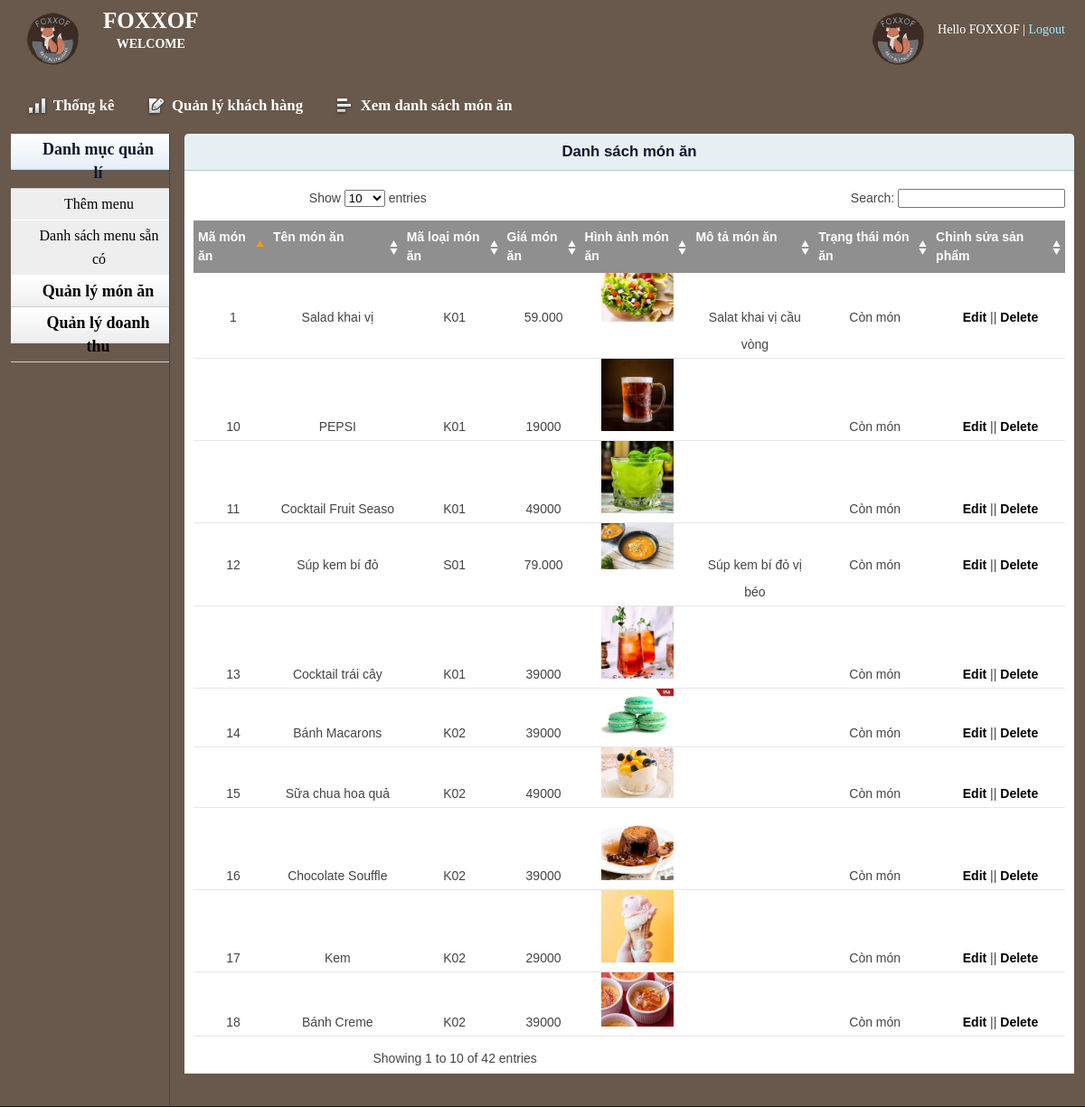
Page /admin/productlist.php (signed in) on the committed database.
### tables this page shows
CREATE TABLE `thucan` (
  `TA_MA` varchar(10) NOT NULL,
  `LTA_MA` varchar(10) NOT NULL,
  `TA_TEN` char(20) DEFAULT NULL,
  `TA_HINHANH` varchar(100) NOT NULL,
  `TA_MOTA` text DEFAULT NULL,
  `TA_TINHTRANG` int(11) NOT NULL
);

CREATE TABLE `chitietthucan` (
  `TA_MA` varchar(10) NOT NULL,
  `CTTA_DONGIA` char(10) DEFAULT NULL
);

### lib/session.php (called while the page is built, shortened)
<?php
class Session{
 public static function get($key){
    if (isset($_SESSION[$key])) {
     return $_SESSION[$key];
    } else {
     return false;
    }
 }
}
?>

### lib/database.php (called while the page is built, shortened)
<?php
Class Database{
   public $host   = DB_HOST;
   public $user   = DB_USER;
   public $pass   = DB_PASS;
   public $dbname = DB_NAME;
   public $link;
private function connectDB(){
   $this->link = new mysqli($this->host, $this->user, $this->pass,
    $this->dbname);
 }
public function select($query){
  $result = $this->link->query($query) or
   die($this->link->error.__LINE__);
  if($result->num_rows > 0){
    return $result;
  } else {
    return false;
  }
 }
}
?>

### classes/product.php (called while the page is built, shortened)
<?php
$filepath = realpath(dirname(__FILE__));
@include_once($filepath.'/../lib/database.php');
?>
<?php
class product
{
    private $db;
    public function __construct(){
        $this -> db = new Database();
    }
    public function show_product (){
        $query = "SELECT thucan.*, chitietthucan.*
        from thucan
        JOIN chitietthucan ON thucan.TA_MA = chitietthucan.TA_MA
        ";
        $result = $this->db->select($query);
        return $result;
    }
}
?>

### admin/productlist.php (the view, shortened to what this page needs)
<?php include 'inc/header.php';?>
<?php include 'inc/sidebar.php';?>
<?php
    @include('../classes/product.php');
?>
<?php
	$pd = new product();
?>
<div class="grid_10">
    <div class="box round first grid">
        <h2>Danh sách món ăn</h2>
        <div class="block">
            <table class="data display datatable" id="example">
			<thead>
				<tr>
					<th>Mã món ăn</th>
					<th>Tên món ăn</th>
					<th>Mã loại món ăn</th>
					<th>Giá món ăn</th>
					<th>Hình ảnh món ăn</th>
					<th>Mô tả món ăn</th>
					<th>Trạng thái món ăn</th>
					<th>Chỉnh sửa sản phẩm</th>
				</tr>
			</thead>
			<tbody>
			<?php
				$pdlist = $pd -> show_product();
				if($pdlist){
					$i = 0;
					while($result = $pdlist ->fetch_assoc()){
						$i++;
			?>
				<tr class="odd gradeX">
					<td><?php echo $i?></td>
					<td><?php echo $result['TA_TEN']?></td>
					<td><?php echo $result['LTA_MA']?></td>
					<td><?php echo $result['CTTA_DONGIA']?></td>
					<td><img src="../images/<?php echo $result['TA_HINHANH']?>" width="80px"></td>
					<td><?php echo $result['TA_MOTA']?></td>
					<td>
						<?php
						if($result['TA_TINHTRANG'] == 0){
							echo 'Còn món';
						}else{
							echo 'Hết món';
						}
					?></td>
					<td><a href="productedit.php?productid=<?php echo $result['TA_MA'] ?>">Edit</a> ||
					<a onclick =  "return confirm ('Bạn có chắc muốn xóa không???')" href="?productid=<?php echo $result['TA_MA'] ?>">Delete</a></td>
				</tr>
			<?php
				}
			}
			?>
			</tbody>
		</table>
       </div>
    </div>
</div>
<?php include 'inc/footer.php';?>

### admin/inc/header.php (shortened to what this page needs)
<?php
@include('../lib/session.php');
?>
<!DOCTYPE html>
<html>
<head>
    <link rel="stylesheet" type="text/css" href="css/reset.css" media="screen" />
    <link rel="stylesheet" type="text/css" href="css/text.css" media="screen" />
    <link rel="stylesheet" type="text/css" href="css/grid.css" media="screen" />
    <link rel="stylesheet" type="text/css" href="css/layout.css" media="screen" />
    <link rel="stylesheet" type="text/css" href="css/nav.css" media="screen" />
    <link href="css/table/demo_page.css" rel="stylesheet" type="text/css" />
</head>
<body>
    <div class="container_12">
        <div class="grid_12 header-repeat">
            <div id="branding">
                <div class="floatleft logo">
                    <img src="../images/foxxof.png" alt="Logo" />
				</div>
				<div class="floatleft middle">
					<h1>FOXXOF</h1>
					<p>WELCOME </p>
				</div>
                <div class="floatright">
                    <div class="floatleft">
                        <img src="../images/foxxof.png" style="width: 70px; margin-top:-15px"  alt="Profile Pic" /></div>
                    <div class="floatleft marginleft10">
                        <ul class="inline-ul floatleft">
                            <li>Hello <?php echo session::get('AD_ten')?></li>
                            <li><a href="?action=logout">Logout</a></li>
                        </ul>
                    </div>
                </div>
            </div>
        </div>
        <div class="grid_12">
            <ul class="nav main">
                <li class="ic-dashboard"><a href="index.php"><span>Thống kê</span></a> </li>
                <li class="ic-form-style"><a href="customers.php"><span>Quản lý khách hàng</span></a></li>
				<li class="ic-grid-tables"><a href="productlist.php"><span>Xem danh sách món ăn </span></a></li>
            </ul>
        </div>

### admin/inc/sidebar.php (shortened to what this page needs)
<div class="grid_2">
    <div class="box sidemenu">
        <div class="block" id="section-menu">
            <ul class="section menu">
                <li><a class="menuitem">Danh mục quản lí</a>
                    <ul class="submenu">
                        <li><a href="addmenu.php">Thêm menu</a> </li>
                        <li><a href="menulist.php">Danh sách menu sẵn có</a> </li>
                    </ul>
                </li>
                <li><a class="menuitem">Quản lý món ăn</a>
                </li>
                <li><a class="menuitem">Quản lý doanh thu</a>
                </li>
            </ul>
        </div>
    </div>
</div>

### admin/inc/footer.php (shortened to what this page needs)
    </div>
</body>
</html>

### admin/css/text.css (style rules this page uses)
body { font: 13px/1.5 Tahoma, Helvetica, Arial, 'Liberation Sans', FreeSans, sans-serif; }
h1 { font-size: 25px; }
h2 { font-size: 23px; }
ul { list-style: square; }
li { margin-left: 30px; }
p, dl, hr, h1, h2, h3, h4, h5, h6, ol, ul, pre, table, address, fieldset { margin-bottom: 20px; }

### admin/css/grid.css (style rules this page uses)
.container_12, .container_16 { min-height: 620px; width: 100%; }
.grid_1, .grid_2, .grid_3, .grid_4, .grid_5, .grid_6, .grid_7, .grid_8, .grid_9, .grid_10, .grid_11, .grid_12, .grid_13, .grid_14, .grid_15, .grid_16 { display: inline; float: left; margin-left: 1%; margin-right: 1%; }
.container_12 .grid_12, .container_16 .grid_16 { width: 98%; }
.container_12 .grid_2 { width: 14.666%; }
.container_12 .grid_10 { width: 81.333%; }

### admin/css/layout.css (style rules this page uses)
body { background: #fff none repeat scroll 0 0; color: #444; font-size: 14px; padding: 0; }
.floatleft { float:left; }
.logo img { margin-top: -15px; width: 70px; }
.middle { margin-left: 22px; margin-top: -14px; }
.middle h1 { color:#fff;margin:0 }
.middle p { color: #fff; margin: 0; font-weight: bold; }
.floatright { float:right; }
.inline-ul li { display:inline; color:#fff; }
.marginleft10 { margin-left:10px; }
a { color: #000; font-weight:bold; text-decoration: none; }
.container_12, .container_16 { background:#69594C; }
h1, h2, h3, h4, h5, h6 { line-height:1.2em; text-align: center; margin-bottom:.3em; }
h2 { margin-top:1em; }
#branding { font-family: initial; background-color: #69594C; color: #69594C; margin-bottom: 0; padding: 22px 10px 3px; text-align: center; }
.header-repeat { background:url(../img/header-repeat.jpg) repeat-x; }
#branding a { color:#A1EAFF; font-weight:normal; }
#branding a:before { content:" | "; color:#fff; }
#branding ul, #branding ul li { margin:0px; padding:0px; }
#branding li { padding:0px 0px 0px 0px !important; }
.box { background:#fff; margin-bottom:20px; padding:10px 10px 10px 10px; margin-left:-8px; }
.box.grid { padding-bottom:40px; }
.box.round { -moz-border-radius: 5px 5px 0px 0px; -webkit-border-radius: 5px 5px 0px 0px; border-radius: 5px 5px 0px 0px; }
.box h2 { font-size:1.2em; font-weight:bold; color:#0F172B; background:#E6F0F3; margin:-10px -10px 0 -10px; padding:10px 12px; border-bottom:1px solid #B3CBD6; -moz-border-radius: 5px 5px 0px 0px; -webkit-border-radius: 5px 5px 0px 0px; border-radius: 5px 5px 0px 0px; }
.box.first { min-height: 406px; }
.block { padding-top:20px; }
.box.sidemenu { background-color: #69594C;border-right: 1px solid;padding:0px;margin:0px;cursor:pointer;font-family: initial;font-size: large; }
.box.sidemenu .block { padding-top:0px; margin-top:0px; }
p { margin-bottom:1em; }
ul, ol { padding-top:0; }
ul.menu { list-style:none; border-top:1px solid #bbb; }
ul.menu li { margin:0; }
ul.menu li a { display:block; padding:4px 10px; border-bottom:1px solid #ccc; }
ul.menu ul { list-style:none; margin:0; }
ul.menu ul li a { padding-left:30px; }
ul.section { border-top:0; margin-bottom:0; }
ul.section li a { background:url(../img/sidemenu-repeat.jpg) repeat-x; line-height:26px; padding-left:28px; }
ul.section li li a { background:#ddd; border-bottom:1px solid #eee; }
ul.section ul li { text-transform:none; }
ul.section ul.current li a { background: #eee none repeat scroll 0 0; border-bottom: 1px solid #fff; font-size: 16px; font-weight: normal; }
ul.section li a.current { color:#0F172B; background:url(../img/sidemenu-repeat-hover.jpg) repeat-x; }
.block { padding-bottom:1px; }
table.display { margin: 0 auto; clear: both; width: 100%; }
.sorting_asc { background: #8f8f8f url(../img/table/sort_asc.png) no-repeat center right; padding:8px 5px; text-align:left; color:#fff; }
.sorting { background:#8f8f8f url(../img/table/sort_both.png) no-repeat center right; padding:8px 5px; text-align:left; color:#fff; }
tr.odd { height: 30px; line-height: 30px; border-bottom:1px solid #e6e6e6; }
tr.even { height: 30px; line-height: 30px; border-bottom:1px solid #e6e6e6; }
tr.odd td, tr.even td { padding-left:5px; }

### rows in the picture
thucan: TA_TEN "Salad khai vị", LTA_MA "K01", chitietthucan.CTTA_DONGIA "59.000", TA_HINHANH (picture), TA_MOTA "Salat khai vị cầu vòng", TA_TINHTRANG "Còn món"
thucan: TA_TEN "PEPSI", LTA_MA "K01", chitietthucan.CTTA_DONGIA "19000", TA_HINHANH (picture), TA_TINHTRANG "Còn món"
thucan: TA_TEN "Cocktail Fruit Seaso", LTA_MA "K01", chitietthucan.CTTA_DONGIA "49000", TA_HINHANH (picture), TA_TINHTRANG "Còn món"
thucan: TA_TEN "Súp kem bí đỏ", LTA_MA "S01", chitietthucan.CTTA_DONGIA "79.000", TA_HINHANH (picture), TA_MOTA "Súp kem bí đỏ vị béo", TA_TINHTRANG "Còn món"
thucan: TA_TEN "Cocktail trái cây", LTA_MA "K01", chitietthucan.CTTA_DONGIA "39000", TA_HINHANH (picture), TA_TINHTRANG "Còn món"
thucan: TA_TEN "Bánh Macarons", LTA_MA "K02", chitietthucan.CTTA_DONGIA "39000", TA_HINHANH (picture), TA_TINHTRANG "Còn món"
thucan: TA_TEN "Sữa chua hoa quả", LTA_MA "K02", chitietthucan.CTTA_DONGIA "49000", TA_HINHANH (picture), TA_TINHTRANG "Còn món"
thucan: TA_TEN "Chocolate Souffle", LTA_MA "K02", chitietthucan.CTTA_DONGIA "39000", TA_HINHANH (picture), TA_TINHTRANG "Còn món"
thucan: TA_TEN "Kem", LTA_MA "K02", chitietthucan.CTTA_DONGIA "29000", TA_HINHANH (picture), TA_TINHTRANG "Còn món"
thucan: TA_TEN "Bánh Creme", LTA_MA "K02", chitietthucan.CTTA_DONGIA "39000", TA_HINHANH (picture), TA_TINHTRANG "Còn món"

### other values in the picture
session::get('AD_ten') "FOXXOF"
